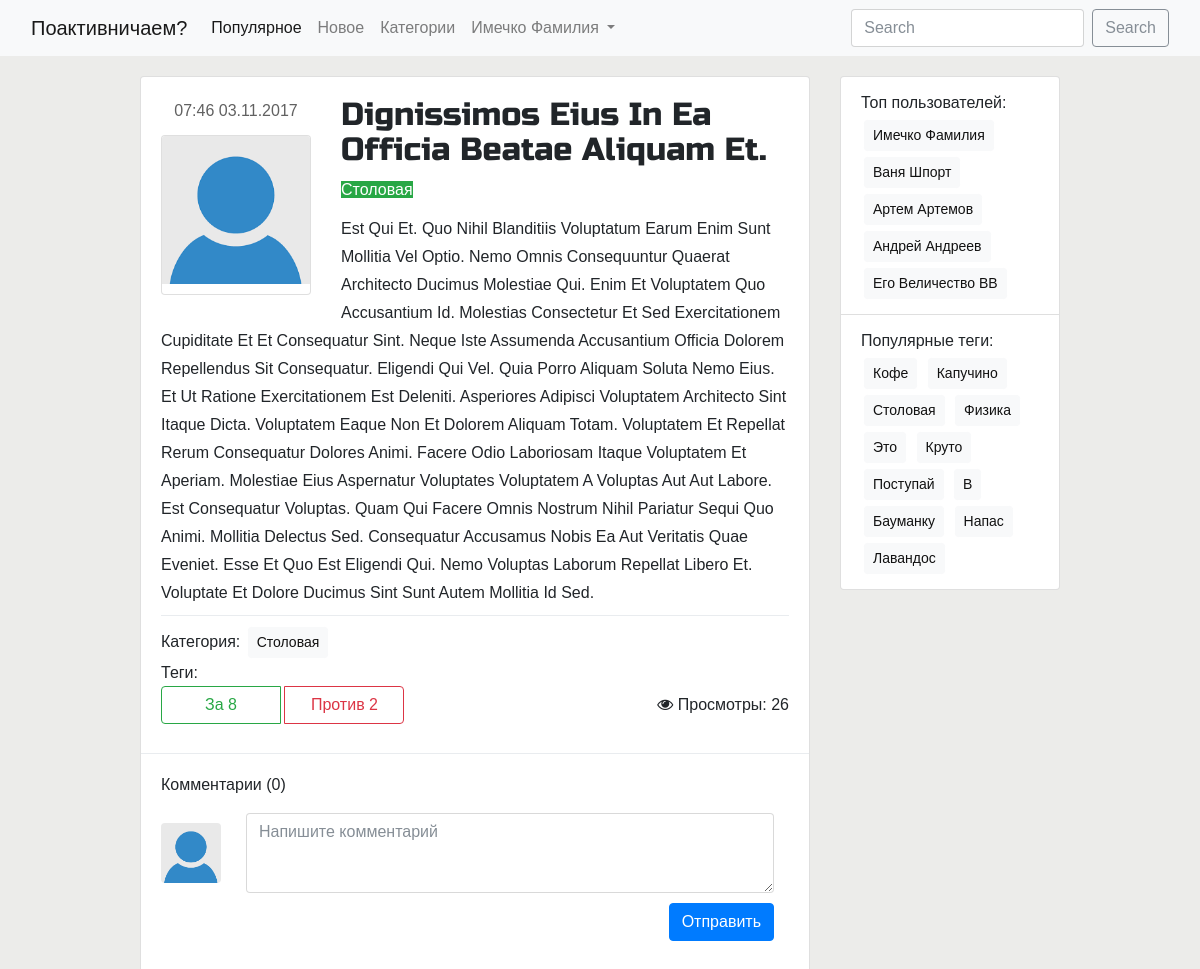
Before: /post/3/ with the older database file.
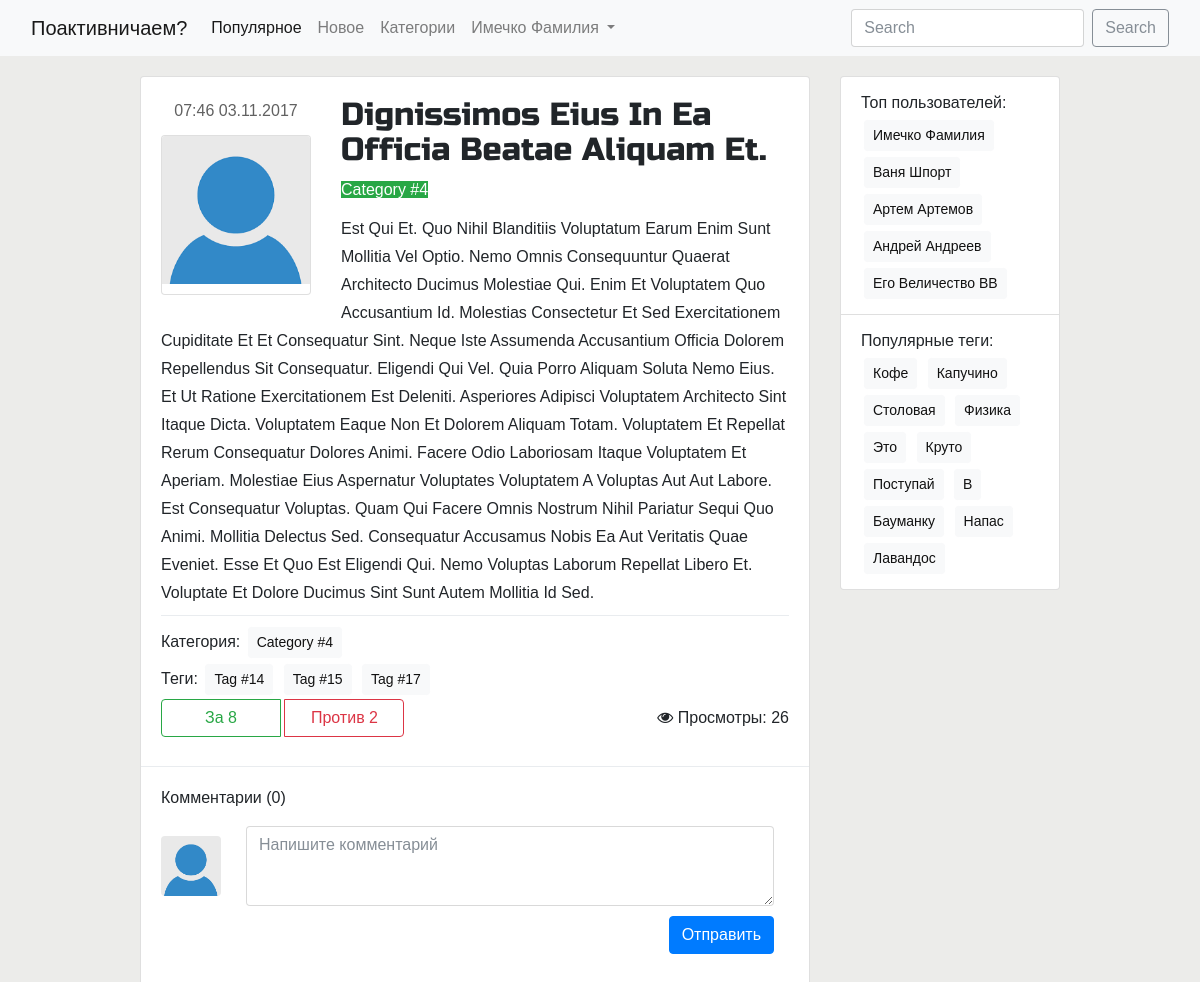
After: the same page with the newer database file.
### post/models.py (models this page shows, shortened)
class Post(models.Model):
    title = models.CharField(max_length=250)
    text = models.TextField()
    pub_date = models.DateTimeField(auto_now_add=True)
    likes = models.IntegerField(default=0)
    dislikes = models.IntegerField(default=0)
    views = models.IntegerField(default=0)
    category = models.ForeignKey(Category, on_delete=models.CASCADE, blank=True)
    tag = models.ManyToManyField(Tag)
    author = models.ForeignKey(UserProfile, on_delete=models.CASCADE, blank=True)
    posts = PostManager()

### category/models.py (models this page shows)
class Category(models.Model):
    label = models.CharField(unique=True, max_length=30)
    description = models.TextField()
    def __str__(self):
        return self.label

### tag/models.py (models this page shows, shortened)
class Tag(models.Model):
    label = models.CharField(max_length=30, unique=True)

### post/views.py (the view)
# urls.py: url(r'^(?P<pk>\d+)/', views.DetailPost.as_view(), name='detail'),
class DetailPost(DetailView):
    model = Post
    template_name = 'post/detail.html'
    context_object_name = 'post'
    def get_context_data(self, **kwargs):
        context = super(DetailPost, self).get_context_data()
        context[CommentsList.context_object_name] = \
            Comment.author_comments.get_queryset(self.kwargs['pk'])
        return context

### comment/models.py (called while the page is built)
    def get_queryset(self, author):
        if author is None:
            return super(CommentManager, self).get_queryset()
        return super(CommentManager, self).get_queryset().filter(author=author)

### post/models.py (called while the page is built)
    def get_queryset(self):
        return super(PostManager, self).get_queryset()

### post/templates/post/detail.html
{% extends "base.html" %}
{% block content %}
<div class="post card">
    <div class="post-main card-body">
        {% include "post/detail-includes/detail-sidebar.html" with pub_date=post.pub_date %}
        {% include "post/detail-includes/detail-content.html" %}
    </div>
    <div class="dropdown-divider"></div>
    {% include "comment/list.html" with comments=comments %}
</div>
{% endblock %}

### post/templates/post/detail-includes/detail-sidebar.html (shortened to what this page needs)
<div class="post-sidebar justify-content-center">
    <p class="post-pub-date meta">
        {{ pub_date|date:"H:i d.m.Y" }}
    </p>
    <div class="author card">
        <img class="card-img-top" src="/upload/img/user_empty.png" alt="Author proto">
        <div class="card-body">
        </div>
    </div>
</div>

### post/templates/post/detail-includes/detail-content.html
<div class="post-content">
            <h2 class="card-title">
                {{ post.title }}
                <span class="post-category-mini badge-success">{{ post.category }}</span>
            </h2>
            <p class="card-text">{{ post.text }}</p>
            <div class="dropdown-divider"></div>
            {% include "post/detail-includes/detail-meta.html" %}
            {% include "post/detail-includes/detail-statistics.html" %}
</div>

### post/templates/post/detail-includes/detail-meta.html
<div class="post-meta">
    <div class="post-tags">
        <span>Категория: </span>
        <a href="{% url 'category:posts-by-category' post.category.id %}" class="tag btn btn-light btn-sm">
            {{ post.category }}
        </a>
    </div>
    <div class="post-tags">
        <span>Теги: </span>
        {% for tag_item in post.tag.all %}
            <a href="{% url 'tag:posts-by-tag' tag_item.id %}" class="tag btn btn-light btn-sm">
                {{ tag_item.label }}
            </a>
        {% endfor %}
    </div>
</div>

### post/templates/post/detail-includes/detail-statistics.html
<div class="post-statistics">
    <div class="post-votes btn-group">
        <button type="button" class="btn btn-outline-secondary btn-outline-success">За {{ post.likes }}</button>
        <button type="button" class="btn btn-outline-secondary btn-outline-danger">Против {{ post.dislikes }}</button>
    </div>
    <div class="post-views float-right">
        <i class="fa fa-eye" aria-hidden="true"></i> Просмотры: {{ post.views }}
    </div>
</div>

Changed rows visible on the page:
changed Post "Dignissimos Eius In Ea Officia Beatae Aliquam Et.": category "Столовая" → "Category #4"
added Tag: label "Tag #14"
added Tag: label "Tag #15"
added Tag: label "Tag #17"
